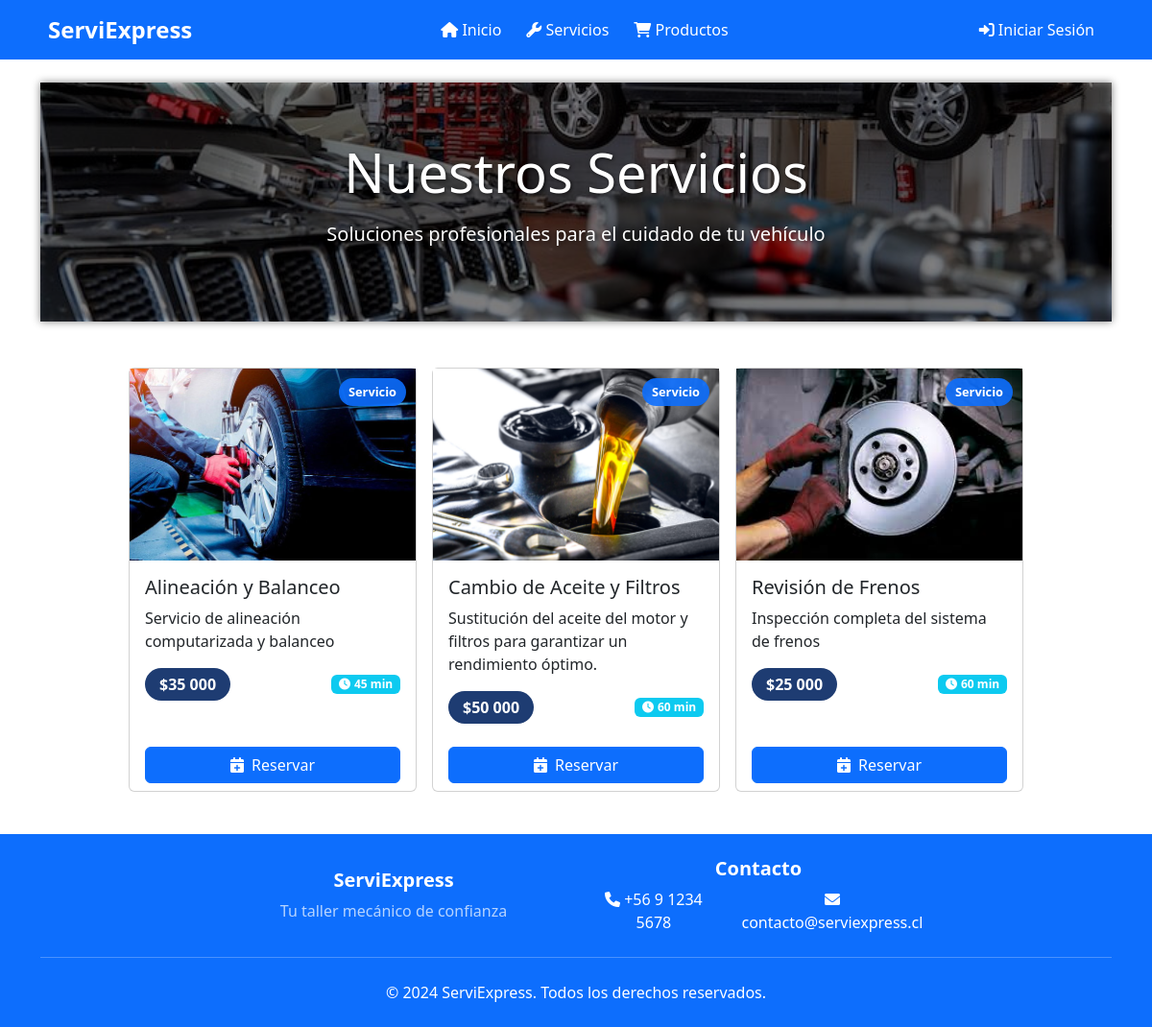
Page /services/ on the committed database.
### workshop/models.py (models this page shows, shortened)
class Product(models.Model):
    CATEGORY_CHOICES = [
        ('product', 'Producto'),
        ('service', 'Servicio'),
    ]
    name = models.CharField(max_length=100)
    description = models.TextField()
    price = models.DecimalField(max_digits=10, decimal_places=2)
    stock = models.IntegerField()
    image = models.ImageField(upload_to='products/', null=True, blank=True)
    category = models.CharField(max_length=10, choices=CATEGORY_CHOICES, default='product')
    duration = models.PositiveIntegerField(null=True, blank=True, help_text='Duración estimada en minutos')
    class Meta:
        ordering = ['category', 'name']

### workshop/views/public_views.py (the view)
# urls.py: path('services/', public_views.service_list_public, name='service_list_public'),
def service_list_public(request):
    services = Product.objects.filter(category='service')
    context = {
        'services': services,
    }
    return render(request, 'workshop/service_list_public.html', context)

### templates/workshop/service_list_public.html (shortened to what this page needs)
{% extends 'base.html' %}
{% load humanize %}
{% block content %}
<div class="container py-4">
    <div class="hero-section text-center mb-5">
        <h1 class="display-4 mb-3">Nuestros Servicios</h1>
        <p class="lead">Soluciones profesionales para el cuidado de tu vehículo</p>
    </div>
    <div class="d-flex flex-wrap gap-3 justify-content-center">
        {% for service in services %}
            <div class="card service-card flex-grow-1" style="max-width: 300px;">
                <span class="category-badge category-service">Servicio</span>
                {% if service.image %}
                    <div class="card-img-wrapper">
                        <img src="{{ service.image.url }}" alt="{{ service.name }}" class="service-image">
                    </div>
                {% else %}
                    <div class="text-center pt-4">
                        <i class="fas fa-wrench fa-3x text-primary"></i>
                    </div>
                {% endif %}
                <div class="card-body">
                    <h5 class="card-title">{{ service.name }}</h5>
                    <p class="card-text">{{ service.description }}</p>
                    <div class="d-flex justify-content-between align-items-center">
                        <span class="price-tag">${{ service.price|floatformat:0|intcomma }}</span>
                        {% if service.duration %}
                            <span class="badge bg-info">
                                <i class="fas fa-clock me-1"></i>{{ service.duration }} min
                            </span>
                        {% endif %}
                    </div>
                </div>
                <div class="card-footer bg-transparent border-top-0">
                    <a href="{% url 'create_reservation' %}?service={{ service.id }}"
                       class="btn btn-primary w-100">
                        <i class="fas fa-calendar-plus me-2"></i>Reservar
                    </a>
                </div>
            </div>
        {% empty %}
            <div class="alert alert-info text-center">
                <i class="fas fa-info-circle me-2"></i>
                No hay servicios disponibles en este momento.
            </div>
        {% endfor %}
    </div>
</div>
{% endblock %}

### templates/base.html (style rules this page uses)
body { display: flex; flex-direction: column; min-height: 100vh; margin: 0; }
.hero-section { position: relative; background-image: url('/static/img/producto-taller-mecanico.jpg'); background-size: cover; background-position: 50% 65%; background-repeat: no-repeat; color: white; padding: 60px 20px; text-shadow: 1px 1px 4px rgba(0, 0, 0, 0.7); }
.hero-section::before { content: ""; position: absolute; top: 0; left: 0; width: 100%; height: 100%; background: rgba(0, 0, 0, 0.5); filter: blur(4px); z-index: 1; }
.hero-section h1, .hero-section p { position: relative; z-index: 2; }
.category-badge { position: absolute; top: 10px; right: 10px; padding: 5px 10px; border-radius: 20px; font-size: 0.8rem; font-weight: 600; z-index: 1; }
.price-tag { background: #1e3c72; color: white; padding: 5px 15px; border-radius: 20px; font-weight: 600; }

### templates/workshop/service_list_public.html (style rules this page uses)
.hero-section { position: relative; background-image: url('/static/img/servicio-taller-mecanico.jpeg'); background-size: cover; background-position: center; background-repeat: no-repeat; color: white; padding: 60px 20px; text-shadow: 1px 1px 4px rgba(0, 0, 0, 0.7); }
.hero-section::before { content: ""; position: absolute; top: 0; left: 0; width: 100%; height: 100%; background: rgba(0, 0, 0, 0.5); filter: blur(4px); z-index: 1; }
.hero-section h1, .hero-section p { position: relative; z-index: 2; }
.service-card { transition: transform 0.3s ease; margin-bottom: 20px; }
.card-img-wrapper { position: relative; width: 100%; height: 200px; overflow: hidden; }
.service-image { width: 100%; height: 100%; object-fit: cover; transition: transform 0.3s ease; }
.price-tag { background: #1e3c72; color: white; padding: 5px 15px; border-radius: 20px; font-weight: 600; }
.category-badge { position: absolute; top: 10px; right: 10px; padding: 5px 10px; border-radius: 20px; font-size: 0.8rem; font-weight: 600; z-index: 1; background-color: rgba(13, 110, 253, 0.9); color: white; }

### rows in the picture
Product: image (picture), name "Alineación y Balanceo", description "Servicio de alineación computarizada y balanceo", price "35 000", duration "45"
Product: image (picture), name "Cambio de Aceite y Filtros", description "Sustitución del aceite del motor y filtros para garantizar un rendimiento óptimo.", price "50 000", duration "60"
Product: image (picture), name "Revisión de Frenos", description "Inspección completa del sistema de frenos", price "25 000", duration "60"
